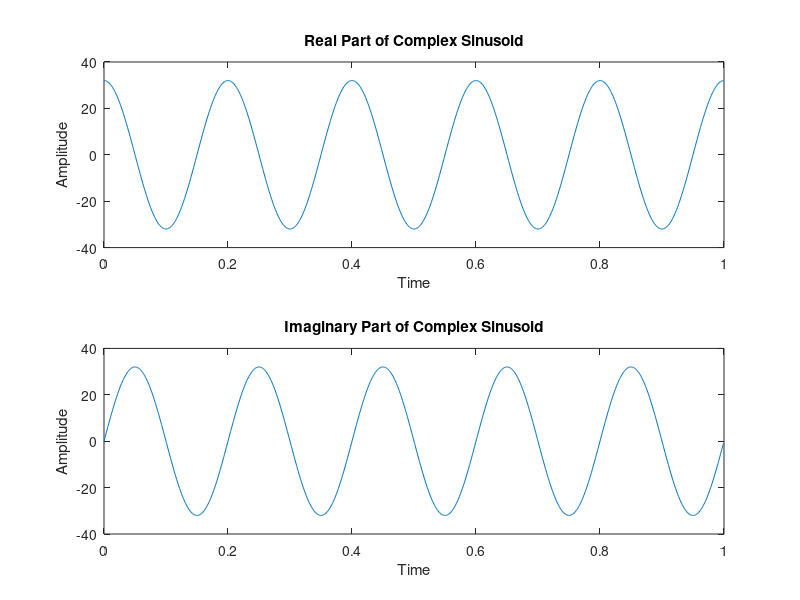

Write MATLAB code to recreate this figure. (Note: this script raises an error after producing the figure.)
% Generate 1024 sample complex sinusoid and save in a text file
fs = 1024; % Sampling frequency
f = 5; % Frequency of the sinusoid
t = 0:1/fs:1-1/fs; % Time vector
complex_sinusoid = 32 * exp(1i * 2 * pi * f * t); % Generate complex sinusoid

% Extract real and imaginary parts
x_real = real(complex_sinusoid);
x_imag = imag(complex_sinusoid);

% Convert real and imaginary parts to 8-bit integers
x_real_int = uint16(x_real); % Convert real part to 8-bit integer
x_imag_int = uint16(x_imag); % Convert imaginary part to 8-bit integer

% Concatenate real and imaginary parts into 16-bit format
data = bitor(bitshift(x_real_int, 8), x_imag_int);

% Save the data to a txt file
fid = fopen('sinusoid_samples.txt', 'wt');
fprintf(fid, '%04X\n', data);
fclose(fid);
% Plot the real part
subplot(2,1,1);
plot(t, x_real);
title('Real Part of Complex Sinusoid');
xlabel('Time');
ylabel('Amplitude');

% Plot the imaginary part
subplot(2,1,2);
plot(t, x_imag);
title('Imaginary Part of Complex Sinusoid');
xlabel('Time');
ylabel('Amplitude');

sgtitle('Real and Imaginary Parts of Complex Sinusoid');
disp('Data saved to complex_sinusoid.txt');